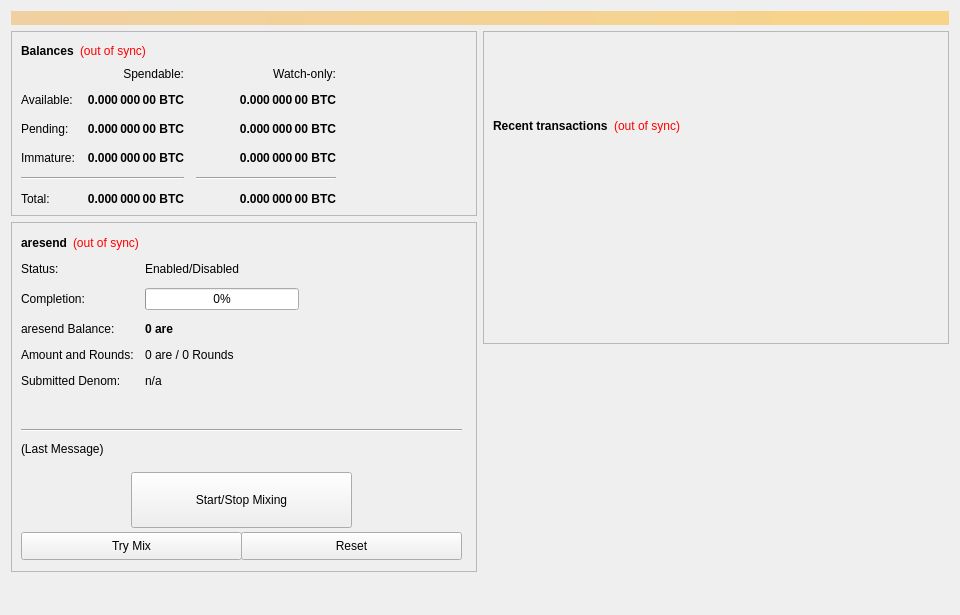
<?xml version="1.0" encoding="UTF-8"?>
<ui version="4.0">
 <class>OverviewPage</class>
 <widget class="QWidget" name="OverviewPage">
  <property name="geometry">
   <rect>
    <x>0</x>
    <y>0</y>
    <width>960</width>
    <height>615</height>
   </rect>
  </property>
  <property name="minimumSize">
   <size>
    <width>960</width>
    <height>0</height>
   </size>
  </property>
  <property name="windowTitle">
   <string>Form</string>
  </property>
  <layout class="QVBoxLayout" name="topLayout">
   <item>
    <widget class="QLabel" name="labelAlerts">
     <property name="visible">
      <bool>false</bool>
     </property>
     <property name="styleSheet">
      <string notr="true">background-color: qlineargradient(x1: 0, y1: 0, x2: 1, y2: 0, stop:0 #F0D0A0, stop:1 #F8D488); color:#000000;</string>
     </property>
     <property name="wordWrap">
      <bool>true</bool>
     </property>
     <property name="margin">
      <number>3</number>
     </property>
    </widget>
   </item>
   <item>
    <layout class="QHBoxLayout" name="horizontalLayout" stretch="1,1">
     <item>
      <layout class="QVBoxLayout" name="verticalLayout_2">
       <item>
        <widget class="QFrame" name="frame">
         <property name="frameShape">
          <enum>QFrame::StyledPanel</enum>
         </property>
         <property name="frameShadow">
          <enum>QFrame::Raised</enum>
         </property>
         <layout class="QVBoxLayout" name="verticalLayout_4">
          <item>
           <layout class="QHBoxLayout" name="horizontalLayout_4">
            <item>
             <widget class="QLabel" name="label_5">
              <property name="font">
               <font>
                <weight>75</weight>
                <bold>true</bold>
               </font>
              </property>
              <property name="text">
               <string>Balances</string>
              </property>
             </widget>
            </item>
            <item>
             <widget class="QLabel" name="labelWalletStatus">
              <property name="cursor">
               <cursorShape>WhatsThisCursor</cursorShape>
              </property>
              <property name="toolTip">
               <string>The displayed information may be out of date. Your wallet automatically synchronizes with the are network after a connection is established, but this process has not completed yet.</string>
              </property>
              <property name="styleSheet">
               <string notr="true">QLabel { color: red; }</string>
              </property>
              <property name="text">
               <string notr="true">(out of sync)</string>
              </property>
              <property name="alignment">
               <set>Qt::AlignLeading|Qt::AlignLeft|Qt::AlignVCenter</set>
              </property>
             </widget>
            </item>
            <item>
             <spacer name="horizontalSpacer_3">
              <property name="orientation">
               <enum>Qt::Horizontal</enum>
              </property>
              <property name="sizeHint" stdset="0">
               <size>
                <width>40</width>
                <height>20</height>
               </size>
              </property>
             </spacer>
            </item>
           </layout>
          </item>
          <item>
           <layout class="QGridLayout" name="gridLayout">
            <property name="spacing">
             <number>12</number>
            </property>
            <item row="2" column="2">
             <widget class="QLabel" name="labelWatchPending">
              <property name="font">
               <font>
                <weight>75</weight>
                <bold>true</bold>
               </font>
              </property>
              <property name="cursor">
               <cursorShape>IBeamCursor</cursorShape>
              </property>
              <property name="toolTip">
               <string>Unconfirmed transactions to watch-only addresses</string>
              </property>
              <property name="text">
               <string notr="true">0.000 000 00 BTC</string>
              </property>
              <property name="alignment">
               <set>Qt::AlignRight|Qt::AlignTrailing|Qt::AlignVCenter</set>
              </property>
              <property name="textInteractionFlags">
               <set>Qt::LinksAccessibleByMouse|Qt::TextSelectableByKeyboard|Qt::TextSelectableByMouse</set>
              </property>
             </widget>
            </item>
            <item row="2" column="1">
             <widget class="QLabel" name="labelUnconfirmed">
              <property name="font">
               <font>
                <weight>75</weight>
                <bold>true</bold>
               </font>
              </property>
              <property name="cursor">
               <cursorShape>IBeamCursor</cursorShape>
              </property>
              <property name="toolTip">
               <string>Total of transactions that have yet to be confirmed, and do not yet count toward the spendable balance</string>
              </property>
              <property name="text">
               <string notr="true">0.000 000 00 BTC</string>
              </property>
              <property name="alignment">
               <set>Qt::AlignRight|Qt::AlignTrailing|Qt::AlignVCenter</set>
              </property>
              <property name="textInteractionFlags">
               <set>Qt::LinksAccessibleByMouse|Qt::TextSelectableByKeyboard|Qt::TextSelectableByMouse</set>
              </property>
             </widget>
            </item>
            <item row="3" column="2">
             <widget class="QLabel" name="labelWatchImmature">
              <property name="font">
               <font>
                <weight>75</weight>
                <bold>true</bold>
               </font>
              </property>
              <property name="cursor">
               <cursorShape>IBeamCursor</cursorShape>
              </property>
              <property name="toolTip">
               <string>Staked or masternode rewards in watch-only addresses that has not yet matured</string>
              </property>
              <property name="text">
               <string notr="true">0.000 000 00 BTC</string>
              </property>
              <property name="alignment">
               <set>Qt::AlignRight|Qt::AlignTrailing|Qt::AlignVCenter</set>
              </property>
              <property name="textInteractionFlags">
               <set>Qt::LinksAccessibleByMouse|Qt::TextSelectableByKeyboard|Qt::TextSelectableByMouse</set>
              </property>
             </widget>
            </item>
            <item row="4" column="0" colspan="2">
             <widget class="Line" name="lineSpendableBalance">
              <property name="orientation">
               <enum>Qt::Horizontal</enum>
              </property>
             </widget>
            </item>
            <item row="4" column="2">
             <widget class="Line" name="lineWatchBalance">
              <property name="sizePolicy">
               <sizepolicy hsizetype="Preferred" vsizetype="Fixed">
                <horstretch>0</horstretch>
                <verstretch>0</verstretch>
               </sizepolicy>
              </property>
              <property name="minimumSize">
               <size>
                <width>140</width>
                <height>0</height>
               </size>
              </property>
              <property name="orientation">
               <enum>Qt::Horizontal</enum>
              </property>
             </widget>
            </item>
            <item row="5" column="0">
             <widget class="QLabel" name="labelTotalText">
              <property name="text">
               <string>Total:</string>
              </property>
             </widget>
            </item>
            <item row="3" column="1">
             <widget class="QLabel" name="labelImmature">
              <property name="font">
               <font>
                <weight>75</weight>
                <bold>true</bold>
               </font>
              </property>
              <property name="cursor">
               <cursorShape>IBeamCursor</cursorShape>
              </property>
              <property name="toolTip">
               <string>Staked or masternode rewards that has not yet matured</string>
              </property>
              <property name="text">
               <string notr="true">0.000 000 00 BTC</string>
              </property>
              <property name="alignment">
               <set>Qt::AlignRight|Qt::AlignTrailing|Qt::AlignVCenter</set>
              </property>
              <property name="textInteractionFlags">
               <set>Qt::LinksAccessibleByMouse|Qt::TextSelectableByKeyboard|Qt::TextSelectableByMouse</set>
              </property>
             </widget>
            </item>
            <item row="2" column="3">
             <spacer name="horizontalSpacer_2">
              <property name="orientation">
               <enum>Qt::Horizontal</enum>
              </property>
              <property name="sizeHint" stdset="0">
               <size>
                <width>40</width>
                <height>20</height>
               </size>
              </property>
             </spacer>
            </item>
            <item row="3" column="0">
             <widget class="QLabel" name="labelImmatureText">
              <property name="text">
               <string>Immature:</string>
              </property>
             </widget>
            </item>
            <item row="5" column="1">
             <widget class="QLabel" name="labelTotal">
              <property name="font">
               <font>
                <weight>75</weight>
                <bold>true</bold>
               </font>
              </property>
              <property name="cursor">
               <cursorShape>IBeamCursor</cursorShape>
              </property>
              <property name="toolTip">
               <string>Your current total balance</string>
              </property>
              <property name="text">
               <string notr="true">0.000 000 00 BTC</string>
              </property>
              <property name="alignment">
               <set>Qt::AlignRight|Qt::AlignTrailing|Qt::AlignVCenter</set>
              </property>
              <property name="textInteractionFlags">
               <set>Qt::LinksAccessibleByMouse|Qt::TextSelectableByKeyboard|Qt::TextSelectableByMouse</set>
              </property>
             </widget>
            </item>
            <item row="5" column="2">
             <widget class="QLabel" name="labelWatchTotal">
              <property name="font">
               <font>
                <weight>75</weight>
                <bold>true</bold>
               </font>
              </property>
              <property name="cursor">
               <cursorShape>IBeamCursor</cursorShape>
              </property>
              <property name="toolTip">
               <string>Current total balance in watch-only addresses</string>
              </property>
              <property name="text">
               <string notr="true">0.000 000 00 BTC</string>
              </property>
              <property name="alignment">
               <set>Qt::AlignRight|Qt::AlignTrailing|Qt::AlignVCenter</set>
              </property>
              <property name="textInteractionFlags">
               <set>Qt::LinksAccessibleByMouse|Qt::TextSelectableByKeyboard|Qt::TextSelectableByMouse</set>
              </property>
             </widget>
            </item>
            <item row="0" column="2">
             <widget class="QLabel" name="labelWatchonly">
              <property name="text">
               <string>Watch-only:</string>
              </property>
              <property name="alignment">
               <set>Qt::AlignRight|Qt::AlignTrailing|Qt::AlignVCenter</set>
              </property>
             </widget>
            </item>
            <item row="1" column="0">
             <widget class="QLabel" name="labelBalanceText">
              <property name="text">
               <string>Available:</string>
              </property>
             </widget>
            </item>
            <item row="1" column="1">
             <widget class="QLabel" name="labelBalance">
              <property name="font">
               <font>
                <weight>75</weight>
                <bold>true</bold>
               </font>
              </property>
              <property name="cursor">
               <cursorShape>IBeamCursor</cursorShape>
              </property>
              <property name="toolTip">
               <string>Your current spendable balance</string>
              </property>
              <property name="text">
               <string notr="true">0.000 000 00 BTC</string>
              </property>
              <property name="alignment">
               <set>Qt::AlignRight|Qt::AlignTrailing|Qt::AlignVCenter</set>
              </property>
              <property name="textInteractionFlags">
               <set>Qt::LinksAccessibleByMouse|Qt::TextSelectableByKeyboard|Qt::TextSelectableByMouse</set>
              </property>
             </widget>
            </item>
            <item row="1" column="2">
             <widget class="QLabel" name="labelWatchAvailable">
              <property name="font">
               <font>
                <weight>75</weight>
                <bold>true</bold>
               </font>
              </property>
              <property name="cursor">
               <cursorShape>IBeamCursor</cursorShape>
              </property>
              <property name="toolTip">
               <string>Your current balance in watch-only addresses</string>
              </property>
              <property name="text">
               <string notr="true">0.000 000 00 BTC</string>
              </property>
              <property name="alignment">
               <set>Qt::AlignRight|Qt::AlignTrailing|Qt::AlignVCenter</set>
              </property>
              <property name="textInteractionFlags">
               <set>Qt::LinksAccessibleByMouse|Qt::TextSelectableByKeyboard|Qt::TextSelectableByMouse</set>
              </property>
             </widget>
            </item>
            <item row="2" column="0">
             <widget class="QLabel" name="labelPendingText">
              <property name="text">
               <string>Pending:</string>
              </property>
             </widget>
            </item>
            <item row="0" column="1">
             <widget class="QLabel" name="labelSpendable">
              <property name="text">
               <string>Spendable:</string>
              </property>
              <property name="alignment">
               <set>Qt::AlignRight|Qt::AlignTrailing|Qt::AlignVCenter</set>
              </property>
             </widget>
            </item>
           </layout>
          </item>
         </layout>
        </widget>
       </item>
       <item>
        <widget class="QFrame" name="frameDarksend">
         <property name="minimumSize">
          <size>
           <width>0</width>
           <height>350</height>
          </size>
         </property>
         <property name="layoutDirection">
          <enum>Qt::LeftToRight</enum>
         </property>
         <property name="frameShape">
          <enum>QFrame::StyledPanel</enum>
         </property>
         <property name="frameShadow">
          <enum>QFrame::Raised</enum>
         </property>
         <widget class="QWidget" name="formLayoutWidget">
          <property name="geometry">
           <rect>
            <x>10</x>
            <y>40</y>
            <width>451</width>
            <height>161</height>
           </rect>
          </property>
          <layout class="QFormLayout" name="formLayout">
           <property name="fieldGrowthPolicy">
            <enum>QFormLayout::AllNonFixedFieldsGrow</enum>
           </property>
           <property name="horizontalSpacing">
            <number>11</number>
           </property>
           <property name="verticalSpacing">
            <number>12</number>
           </property>
           <item row="0" column="0">
            <widget class="QLabel" name="label_6">
             <property name="text">
              <string>Status:</string>
             </property>
            </widget>
           </item>
           <item row="1" column="0">
            <widget class="QLabel" name="label_7">
             <property name="text">
              <string>Completion:</string>
             </property>
            </widget>
           </item>
           <item row="1" column="1">
            <widget class="QProgressBar" name="darksendProgress">
             <property name="maximumSize">
              <size>
               <width>154</width>
               <height>16777215</height>
              </size>
             </property>
             <property name="value">
              <number>0</number>
             </property>
            </widget>
           </item>
           <item row="2" column="0">
            <widget class="QLabel" name="labelAnonymizedText">
             <property name="text">
              <string>aresend Balance:</string>
             </property>
            </widget>
           </item>
           <item row="2" column="1">
            <widget class="QLabel" name="labelAnonymized">
             <property name="font">
              <font>
               <weight>75</weight>
               <bold>true</bold>
              </font>
             </property>
             <property name="text">
              <string notr="true">0 are</string>
             </property>
            </widget>
           </item>
           <item row="3" column="0">
            <widget class="QLabel" name="label_8">
             <property name="text">
              <string>Amount and Rounds:</string>
             </property>
            </widget>
           </item>
           <item row="3" column="1">
            <widget class="QLabel" name="labelAmountRounds">
             <property name="text">
              <string>0 are / 0 Rounds</string>
             </property>
            </widget>
           </item>
           <item row="4" column="0">
            <widget class="QLabel" name="label_9">
             <property name="text">
              <string>Submitted Denom:</string>
             </property>
            </widget>
           </item>
           <item row="4" column="1">
            <widget class="QLabel" name="labelSubmittedDenom">
             <property name="toolTip">
              <string>The denominations you submitted to the Masternode.&lt;br&gt;To mix, other users must submit the exact same denominations.</string>
             </property>
             <property name="text">
              <string>n/a</string>
             </property>
            </widget>
           </item>
           <item row="0" column="1">
            <widget class="QLabel" name="DarksendEnabled">
             <property name="text">
              <string>Enabled/Disabled</string>
             </property>
            </widget>
           </item>
          </layout>
         </widget>
         <widget class="QPushButton" name="runAutoDenom">
          <property name="geometry">
           <rect>
            <x>251</x>
            <y>17</y>
            <width>1</width>
            <height>1</height>
           </rect>
          </property>
          <property name="palette">
           <palette>
            <active>
             <colorrole role="WindowText">
              <brush brushstyle="SolidPattern">
               <color alpha="255">
                <red>0</red>
                <green>0</green>
                <blue>0</blue>
               </color>
              </brush>
             </colorrole>
             <colorrole role="Button">
              <brush brushstyle="SolidPattern">
               <color alpha="255">
                <red>239</red>
                <green>238</green>
                <blue>238</blue>
               </color>
              </brush>
             </colorrole>
             <colorrole role="Light">
              <brush brushstyle="SolidPattern">
               <color alpha="255">
                <red>255</red>
                <green>255</green>
                <blue>255</blue>
               </color>
              </brush>
             </colorrole>
             <colorrole role="Midlight">
              <brush brushstyle="SolidPattern">
               <color alpha="255">
                <red>247</red>
                <green>246</green>
                <blue>246</blue>
               </color>
              </brush>
             </colorrole>
             <colorrole role="Dark">
              <brush brushstyle="SolidPattern">
               <color alpha="255">
                <red>119</red>
                <green>119</green>
                <blue>119</blue>
               </color>
              </brush>
             </colorrole>
             <colorrole role="Mid">
              <brush brushstyle="SolidPattern">
               <color alpha="255">
                <red>159</red>
                <green>159</green>
                <blue>159</blue>
               </color>
              </brush>
             </colorrole>
             <colorrole role="Text">
              <brush brushstyle="SolidPattern">
               <color alpha="255">
                <red>0</red>
                <green>0</green>
                <blue>0</blue>
               </color>
              </brush>
             </colorrole>
             <colorrole role="BrightText">
              <brush brushstyle="SolidPattern">
               <color alpha="255">
                <red>255</red>
                <green>255</green>
                <blue>255</blue>
               </color>
              </brush>
             </colorrole>
             <colorrole role="ButtonText">
              <brush brushstyle="SolidPattern">
               <color alpha="255">
                <red>0</red>
                <green>0</green>
                <blue>0</blue>
               </color>
              </brush>
             </colorrole>
             <colorrole role="Base">
              <brush brushstyle="SolidPattern">
               <color alpha="255">
                <red>255</red>
                <green>255</green>
                <blue>255</blue>
               </color>
              </brush>
             </colorrole>
             <colorrole role="Window">
              <brush brushstyle="SolidPattern">
               <color alpha="255">
                <red>239</red>
                <green>238</green>
                <blue>238</blue>
               </color>
              </brush>
             </colorrole>
             <colorrole role="Shadow">
              <brush brushstyle="SolidPattern">
               <color alpha="255">
                <red>0</red>
                <green>0</green>
                <blue>0</blue>
               </color>
              </brush>
             </colorrole>
             <colorrole role="AlternateBase">
              <brush brushstyle="SolidPattern">
               <color alpha="255">
                <red>247</red>
                <green>246</green>
                <blue>246</blue>
               </color>
              </brush>
             </colorrole>
             <colorrole role="ToolTipBase">
              <brush brushstyle="SolidPattern">
               <color alpha="255">
                <red>255</red>
                <green>255</green>
                <blue>220</blue>
               </color>
              </brush>
             </colorrole>
             <colorrole role="ToolTipText">
              <brush brushstyle="SolidPattern">
               <color alpha="255">
                <red>0</red>
                <green>0</green>
                <blue>0</blue>
               </color>
              </brush>
             </colorrole>
            </active>
            <inactive>
             <colorrole role="WindowText">
              <brush brushstyle="SolidPattern">
               <color alpha="255">
                <red>0</red>
                <green>0</green>
                <blue>0</blue>
               </color>
              </brush>
             </colorrole>
             <colorrole role="Button">
              <brush brushstyle="SolidPattern">
               <color alpha="255">
                <red>239</red>
                <green>238</green>
                <blue>238</blue>
               </color>
              </brush>
             </colorrole>
             <colorrole role="Light">
              <brush brushstyle="SolidPattern">
               <color alpha="255">
                <red>255</red>
                <green>255</green>
                <blue>255</blue>
               </color>
              </brush>
             </colorrole>
             <colorrole role="Midlight">
              <brush brushstyle="SolidPattern">
               <color alpha="255">
                <red>247</red>
                <green>246</green>
                <blue>246</blue>
               </color>
              </brush>
             </colorrole>
             <colorrole role="Dark">
              <brush brushstyle="SolidPattern">
               <color alpha="255">
                <red>119</red>
                <green>119</green>
                <blue>119</blue>
               </color>
              </brush>
             </colorrole>
             <colorrole role="Mid">
              <brush brushstyle="SolidPattern">
               <color alpha="255">
                <red>159</red>
                <green>159</green>
                <blue>159</blue>
               </color>
              </brush>
             </colorrole>
             <colorrole role="Text">
              <brush brushstyle="SolidPattern">
               <color alpha="255">
                <red>0</red>
                <green>0</green>
                <blue>0</blue>
               </color>
              </brush>
             </colorrole>
             <colorrole role="BrightText">
              <brush brushstyle="SolidPattern">
               <color alpha="255">
                <red>255</red>
                <green>255</green>
                <blue>255</blue>
               </color>
              </brush>
             </colorrole>
             <colorrole role="ButtonText">
              <brush brushstyle="SolidPattern">
               <color alpha="255">
                <red>0</red>
                <green>0</green>
                <blue>0</blue>
               </color>
              </brush>
             </colorrole>
             <colorrole role="Base">
              <brush brushstyle="SolidPattern">
               <color alpha="255">
                <red>255</red>
                <green>255</green>
                <blue>255</blue>
               </color>
              </brush>
             </colorrole>
             <colorrole role="Window">
              <brush brushstyle="SolidPattern">
               <color alpha="255">
                <red>239</red>
                <green>238</green>
                <blue>238</blue>
               </color>
              </brush>
             </colorrole>
             <colorrole role="Shadow">
              <brush brushstyle="SolidPattern">
               <color alpha="255">
                <red>0</red>
                <green>0</green>
                <blue>0</blue>
               </color>
              </brush>
             </colorrole>
             <colorrole role="AlternateBase">
              <brush brushstyle="SolidPattern">
               <color alpha="255">
                <red>247</red>
                <green>246</green>
                <blue>246</blue>
               </color>
              </brush>
             </colorrole>
             <colorrole role="ToolTipBase">
              <brush brushstyle="SolidPattern">
               <color alpha="255">
                <red>255</red>
                <green>255</green>
                <blue>220</blue>
               </color>
              </brush>
             </colorrole>
             <colorrole role="ToolTipText">
              <brush brushstyle="SolidPattern">
               <color alpha="255">
                <red>0</red>
                <green>0</green>
                <blue>0</blue>
               </color>
              </brush>
             </colorrole>
            </inactive>
            <disabled>
             <colorrole role="WindowText">
              <brush brushstyle="SolidPattern">
               <color alpha="255">
                <red>119</red>
                <green>119</green>
                <blue>119</blue>
               </color>
              </brush>
             </colorrole>
             <colorrole role="Button">
              <brush brushstyle="SolidPattern">
               <color alpha="255">
                <red>239</red>
                <green>238</green>
                <blue>238</blue>
               </color>
              </brush>
             </colorrole>
             <colorrole role="Light">
              <brush brushstyle="SolidPattern">
               <color alpha="255">
                <red>255</red>
                <green>255</green>
                <blue>255</blue>
               </color>
              </brush>
             </colorrole>
             <colorrole role="Midlight">
              <brush brushstyle="SolidPattern">
               <color alpha="255">
                <red>247</red>
                <green>246</green>
                <blue>246</blue>
               </color>
              </brush>
             </colorrole>
             <colorrole role="Dark">
              <brush brushstyle="SolidPattern">
               <color alpha="255">
                <red>119</red>
                <green>119</green>
                <blue>119</blue>
               </color>
              </brush>
             </colorrole>
             <colorrole role="Mid">
              <brush brushstyle="SolidPattern">
               <color alpha="255">
                <red>159</red>
                <green>159</green>
                <blue>159</blue>
               </color>
              </brush>
             </colorrole>
             <colorrole role="Text">
              <brush brushstyle="SolidPattern">
               <color alpha="255">
                <red>119</red>
                <green>119</green>
                <blue>119</blue>
               </color>
              </brush>
             </colorrole>
             <colorrole role="BrightText">
              <brush brushstyle="SolidPattern">
               <color alpha="255">
                <red>255</red>
                <green>255</green>
                <blue>255</blue>
               </color>
              </brush>
             </colorrole>
             <colorrole role="ButtonText">
              <brush brushstyle="SolidPattern">
               <color alpha="255">
                <red>119</red>
                <green>119</green>
                <blue>119</blue>
               </color>
              </brush>
             </colorrole>
             <colorrole role="Base">
              <brush brushstyle="SolidPattern">
               <color alpha="255">
                <red>239</red>
                <green>238</green>
                <blue>238</blue>
               </color>
              </brush>
             </colorrole>
             <colorrole role="Window">
              <brush brushstyle="SolidPattern">
               <color alpha="255">
                <red>239</red>
                <green>238</green>
                <blue>238</blue>
               </color>
              </brush>
             </colorrole>
             <colorrole role="Shadow">
              <brush brushstyle="SolidPattern">
               <color alpha="255">
                <red>0</red>
                <green>0</green>
                <blue>0</blue>
               </color>
              </brush>
             </colorrole>
             <colorrole role="AlternateBase">
              <brush brushstyle="SolidPattern">
               <color alpha="255">
                <red>239</red>
                <green>238</green>
                <blue>238</blue>
               </color>
              </brush>
             </colorrole>
             <colorrole role="ToolTipBase">
              <brush brushstyle="SolidPattern">
               <color alpha="255">
                <red>255</red>
                <green>255</green>
                <blue>220</blue>
               </color>
              </brush>
             </colorrole>
             <colorrole role="ToolTipText">
              <brush brushstyle="SolidPattern">
               <color alpha="255">
                <red>0</red>
                <green>0</green>
                <blue>0</blue>
               </color>
              </brush>
             </colorrole>
            </disabled>
           </palette>
          </property>
          <property name="focusPolicy">
           <enum>Qt::NoFocus</enum>
          </property>
          <property name="autoFillBackground">
           <bool>true</bool>
          </property>
          <property name="text">
           <string/>
          </property>
          <property name="flat">
           <bool>true</bool>
          </property>
         </widget>
         <widget class="QPushButton" name="toggleDarksend">
          <property name="geometry">
           <rect>
            <x>120</x>
            <y>250</y>
            <width>221</width>
            <height>56</height>
           </rect>
          </property>
          <property name="sizePolicy">
           <sizepolicy hsizetype="MinimumExpanding" vsizetype="Fixed">
            <horstretch>0</horstretch>
            <verstretch>0</verstretch>
           </sizepolicy>
          </property>
          <property name="text">
           <string>Start/Stop Mixing</string>
          </property>
         </widget>
         <widget class="Line" name="lineLastMessage">
          <property name="geometry">
           <rect>
            <x>10</x>
            <y>200</y>
            <width>441</width>
            <height>16</height>
           </rect>
          </property>
          <property name="orientation">
           <enum>Qt::Horizontal</enum>
          </property>
         </widget>
         <widget class="QLabel" name="DarksendStatus">
          <property name="geometry">
           <rect>
            <x>10</x>
            <y>220</y>
            <width>451</width>
            <height>61</height>
           </rect>
          </property>
          <property name="minimumSize">
           <size>
            <width>288</width>
            <height>43</height>
           </size>
          </property>
          <property name="text">
           <string>(Last Message)</string>
          </property>
          <property name="alignment">
           <set>Qt::AlignLeading|Qt::AlignLeft|Qt::AlignTop</set>
          </property>
          <property name="wordWrap">
           <bool>true</bool>
          </property>
         </widget>
         <widget class="QPushButton" name="darksendAuto">
          <property name="geometry">
           <rect>
            <x>10</x>
            <y>310</y>
            <width>221</width>
            <height>28</height>
           </rect>
          </property>
          <property name="sizePolicy">
           <sizepolicy hsizetype="MinimumExpanding" vsizetype="Fixed">
            <horstretch>0</horstretch>
            <verstretch>0</verstretch>
           </sizepolicy>
          </property>
          <property name="toolTip">
           <string>Try to manually submit a Darksend request.</string>
          </property>
          <property name="text">
           <string>Try Mix</string>
          </property>
         </widget>
         <widget class="QPushButton" name="darksendReset">
          <property name="geometry">
           <rect>
            <x>230</x>
            <y>310</y>
            <width>221</width>
            <height>28</height>
           </rect>
          </property>
          <property name="sizePolicy">
           <sizepolicy hsizetype="MinimumExpanding" vsizetype="Fixed">
            <horstretch>0</horstretch>
            <verstretch>0</verstretch>
           </sizepolicy>
          </property>
          <property name="toolTip">
           <string>Reset the current status of Darksend (can interrupt Darksend if it's in the process of Mixing, which can cost you money!)</string>
          </property>
          <property name="autoFillBackground">
           <bool>false</bool>
          </property>
          <property name="text">
           <string>Reset</string>
          </property>
         </widget>
         <widget class="QWidget" name="layoutWidget">
          <property name="geometry">
           <rect>
            <x>10</x>
            <y>10</y>
            <width>431</width>
            <height>22</height>
           </rect>
          </property>
          <layout class="QHBoxLayout" name="horizontalLayout_5">
           <item>
            <widget class="QLabel" name="label_2">
             <property name="font">
              <font>
               <weight>75</weight>
               <bold>true</bold>
              </font>
             </property>
             <property name="text">
              <string>aresend</string>
             </property>
            </widget>
           </item>
           <item>
            <widget class="QLabel" name="labelDarksendSyncStatus">
             <property name="toolTip">
              <string>The displayed information may be out of date. Your wallet automatically synchronizes with the are network after a connection is established, but this process has not completed yet.</string>
             </property>
             <property name="styleSheet">
              <string notr="true">QLabel { color: red; }</string>
             </property>
             <property name="text">
              <string notr="true">(out of sync)</string>
             </property>
             <property name="alignment">
              <set>Qt::AlignLeading|Qt::AlignLeft|Qt::AlignVCenter</set>
             </property>
            </widget>
           </item>
           <item>
            <spacer name="horizontalSpacer_4">
             <property name="orientation">
              <enum>Qt::Horizontal</enum>
             </property>
             <property name="sizeHint" stdset="0">
              <size>
               <width>40</width>
               <height>20</height>
              </size>
             </property>
            </spacer>
           </item>
          </layout>
         </widget>
        </widget>
       </item>
       <item>
        <spacer name="verticalSpacer">
         <property name="orientation">
          <enum>Qt::Vertical</enum>
         </property>
         <property name="sizeHint" stdset="0">
          <size>
           <width>20</width>
           <height>40</height>
          </size>
         </property>
        </spacer>
       </item>
      </layout>
     </item>
     <item>
      <layout class="QVBoxLayout" name="verticalLayout_3">
       <item>
        <widget class="QFrame" name="frame_2">
         <property name="frameShape">
          <enum>QFrame::StyledPanel</enum>
         </property>
         <property name="frameShadow">
          <enum>QFrame::Raised</enum>
         </property>
         <layout class="QVBoxLayout" name="verticalLayout">
          <item>
           <spacer name="verticalSpacer_3">
            <property name="orientation">
             <enum>Qt::Vertical</enum>
            </property>
            <property name="sizeType">
             <enum>QSizePolicy::Fixed</enum>
            </property>
            <property name="sizeHint" stdset="0">
             <size>
              <width>20</width>
              <height>75</height>
             </size>
            </property>
           </spacer>
          </item>
          <item>
           <layout class="QHBoxLayout" name="horizontalLayout_2">
            <item>
             <widget class="QLabel" name="label_4">
              <property name="font">
               <font>
                <weight>75</weight>
                <bold>true</bold>
               </font>
              </property>
              <property name="text">
               <string>Recent transactions</string>
              </property>
             </widget>
            </item>
            <item>
             <widget class="QLabel" name="labelTransactionsStatus">
              <property name="cursor">
               <cursorShape>WhatsThisCursor</cursorShape>
              </property>
              <property name="toolTip">
               <string>The displayed information may be out of date. Your wallet automatically synchronizes with the are network after a connection is established, but this process has not completed yet.</string>
              </property>
              <property name="styleSheet">
               <string notr="true">QLabel { color: red; }</string>
              </property>
              <property name="text">
               <string notr="true">(out of sync)</string>
              </property>
              <property name="alignment">
               <set>Qt::AlignRight|Qt::AlignTrailing|Qt::AlignVCenter</set>
              </property>
             </widget>
            </item>
            <item>
             <spacer name="horizontalSpacer">
              <property name="orientation">
               <enum>Qt::Horizontal</enum>
              </property>
              <property name="sizeHint" stdset="0">
               <size>
                <width>40</width>
                <height>20</height>
               </size>
              </property>
             </spacer>
            </item>
           </layout>
          </item>
          <item>
           <widget class="QListView" name="listTransactions">
            <property name="styleSheet">
             <string notr="true">QListView { background: transparent; }</string>
            </property>
            <property name="frameShape">
             <enum>QFrame::NoFrame</enum>
            </property>
            <property name="verticalScrollBarPolicy">
             <enum>Qt::ScrollBarAlwaysOff</enum>
            </property>
            <property name="horizontalScrollBarPolicy">
             <enum>Qt::ScrollBarAlwaysOff</enum>
            </property>
            <property name="selectionMode">
             <enum>QAbstractItemView::NoSelection</enum>
            </property>
           </widget>
          </item>
         </layout>
        </widget>
       </item>
       <item>
        <spacer name="verticalSpacer_2">
         <property name="orientation">
          <enum>Qt::Vertical</enum>
         </property>
         <property name="sizeType">
          <enum>QSizePolicy::Expanding</enum>
         </property>
         <property name="sizeHint" stdset="0">
          <size>
           <width>20</width>
           <height>40</height>
          </size>
         </property>
        </spacer>
       </item>
      </layout>
     </item>
    </layout>
   </item>
  </layout>
 </widget>
 <resources/>
 <connections/>
</ui>
